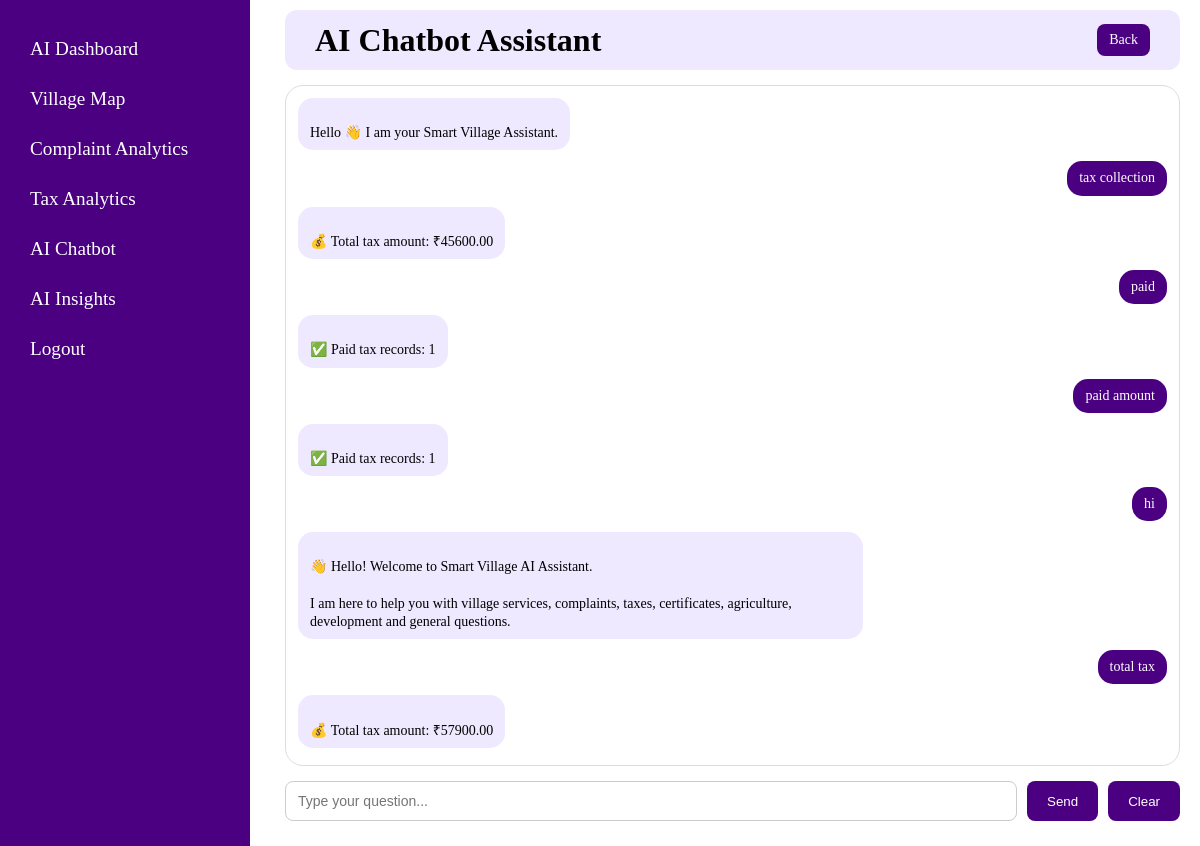
The page /ai/chatbox.php on the database its author committed.
### tables this page shows
CREATE TABLE `chats` (
  `id` int(11) NOT NULL,
  `message` text DEFAULT NULL,
  `response` text DEFAULT NULL
);

### ai/chatbox.php (the view, shortened to what this page needs)
<?php
include("../db.php");
$chat=$conn->query(
"SELECT * FROM chats ORDER BY id ASC"
);
?>
<!DOCTYPE html>
<html lang="en">
<head>
</head>
<body>
<div class="sidebar">
<ul>
    <li><a href="ai_dashboard.php">AI Dashboard</a></li>
    <li><a href="village_map.php">Village Map</a></li>
    <li><a href="complaint_analytics.php">Complaint Analytics</a></li>
    <li><a href="tax_analytics.php">Tax Analytics</a></li>
    <li><a href="chatbox.php">AI Chatbot</a></li>
    <li><a href="predictions.php">AI Insights</a></li>
    <li>
    <a href="../index.html">
    Logout
    </a>
    </li>
</ul>
</div>
<div class="main">
<div class="navbar">
<h1>AI Chatbot Assistant</h1>
<a href="ai_dashboard.php" class="back-btn">
Back
</a>
</div>
<div class="chat-layout">
<div class="chat-section">
<div class="chat-box" id="chatBox">
<div class="bot">
Hello 👋 I am your Smart Village Assistant.
</div>
<?php while($row = $chat->fetch_assoc()){ ?>
<div class="user">
<?php echo $row['message']; ?>
</div>
<div class="bot">
<?php echo $row['response']; ?>
</div>
<?php } ?>
</div>
<form method="POST" class="input-area" id="chatForm">
    <input type="text" name="msg" placeholder="Type your question..." required>
    <button type="submit">Send</button>
    <button type="submit"
            name="clear_chat"
            formnovalidate
            class="clear-btn">
        Clear
    </button>
</form>
</div>
</div>
</div>
</body>
</html>

### ai/chatbox.php (style rules this page uses)
* { margin:0; padding:0; box-sizing:border-box; }
body { font-family:'Playfair Display', serif; background:white; }
.sidebar { width:250px; height:100vh; background:indigo; color:whitesmoke; padding:20px; position:fixed; top:0; left:0; overflow-y:auto; }
.sidebar ul { list-style:none; }
.sidebar ul li { padding:10px; margin:8px 0; font-size:larger; border-radius:8px; cursor:pointer; transition:0.3s; }
.sidebar ul li a { color:white; text-decoration:none; display:block; }
.main { margin-left:265px; padding:10px 20px; width:calc(100% - 265px); }
.navbar { width:100%; height:60px; background:#EFE9FF; padding:15px 30px; display:flex; justify-content:space-between; align-items:center; border-radius:12px; }
.chat-layout { display:block; width:100%; margin-top:15px; }
.chat-section { display:flex; flex-direction:column; height:calc(100vh - 170px); width:100%; }
.chat-box { height:100%; width:100%; overflow-y:auto; border:1px solid #ddd; border-radius:18px; padding:12px; background:white; display:flex; flex-direction:column; gap:6px; }
.bot { width:auto; max-width:65%; background:#EFE9FF; padding:8px 12px; border-radius:15px; margin-bottom:5px; font-size:14px; line-height:1.3; align-self:flex-start; white-space:pre-line; }
.user { width:auto; max-width:80%; background:indigo; color:white; padding:8px 12px; border-radius:15px; margin-bottom:5px; font-size:14px; line-height:1.3; align-self:flex-end; }
.chat-section { height:calc(100vh - 110px); }
.input-area { margin-top:5px; margin-bottom:0; }
.input-area input { padding:8px 15px; height:40px; font-size:14px; border-radius:20px; }
.input-area button { padding:8px 18px; height:40px; border-radius:20px; }
.input-area { display:flex; gap:10px; margin-top:15px; }
.input-area input { flex:1; padding:12px; border:1px solid #ccc; border-radius:8px; }
.input-area button { padding:12px 20px; border:none; border-radius:8px; background:indigo; color:white; cursor:pointer; }
.back-btn { display:block; background:indigo; color:white; text-decoration:none; padding:8px 12px; border-radius:8px; font-size:14px; }

### rows shown on the page
chats: message "tax collection", response "💰 Total tax amount: ₹45600.00"
chats: message "paid", response "✅ Paid tax records: 1"
chats: message "paid amount", response "✅ Paid tax records: 1"
chats: message "hi", response "👋 Hello! Welcome to Smart Village AI Assistant. I am here to help you with village services, complaints, taxes, certificates, agriculture, development and general questions."
chats: message "total tax", response "💰 Total tax amount: ₹57900.00"
